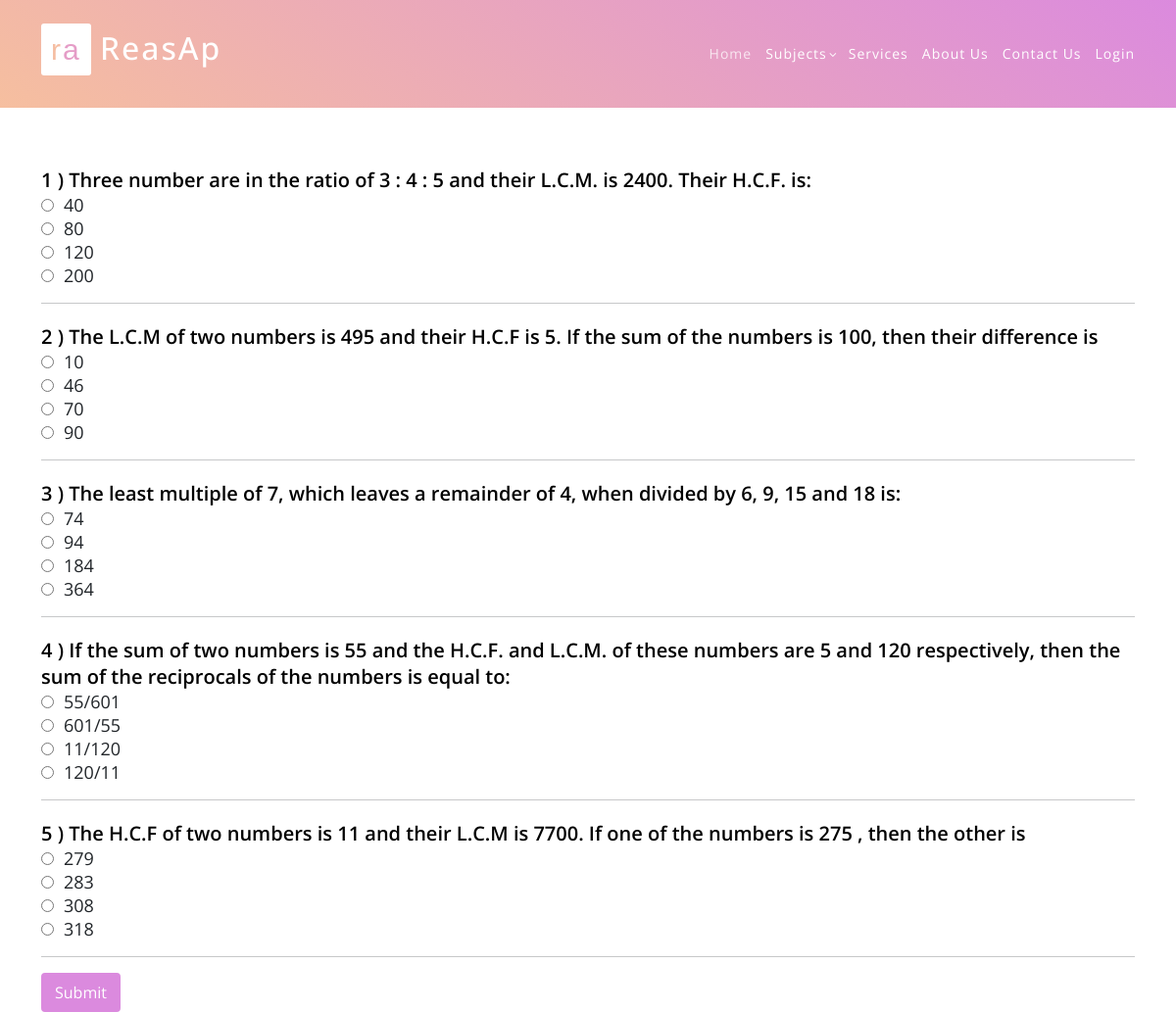
Page /LCM&HCF/ on the committed database.
### aptitude/models.py (models this page shows)
class LCMHCF(models.Model):
    Ques = models.CharField(max_length=500,default="true")
    Op1 = models.CharField(max_length=100,default="true")
    Op2 = models.CharField(max_length=100,default="true")
    Op3 = models.CharField(max_length=100,default="true")
    Op4 = models.CharField(max_length=100,default="true")
    Corans = models.CharField(max_length=100,default="true")

### aptitude/views.py (the view)
# urls.py: path('LCM&HCF/',lchc, name="lchcpage"),
def lchc(request):
    data1 = LCMHCF.objects.all()
    return render(request,"LCM&HCF.html",{"data1":data1})

### aptitude/templates/LCM&HCF.html (shortened to what this page needs)
<html>
<head>
    <link rel="stylesheet" href="https://maxcdn.bootstrapcdn.com/bootstrap/4.5.0/css/bootstrap.min.css">
    {% include "header.html" %}
</head>
<body>
<div class="container">
    <div class='sec'>
        {% for i in  data1 %}
        <table class="ques_text">
            <tr>
                <td class="text">{{i.id}} ) {{i.Ques}} </td>
            </tr>
            <tr>
                <td class="op"><input type = "radio" class="rb" name = {{i.id}} id="Option1" value="{{i.Op31}}">{{i.Op1}}</td>
            </tr>
            <tr>
                <td class="op"><input type = "radio" class="rb" name = {{i.id}} id="Option2" value="{{i.Op32}}">{{i.Op2}}</td>
            </tr>
            <tr>
                <td class="op"><input type = "radio" class="rb" name = {{i.id}} id="Option3" value="{{i.Op33}}">{{i.Op3}}</td>
            </tr>
            <tr>
                <td class="op"><input type = "radio" class="rb" name = {{i.id}} id="Option4" value="{{i.Op34}}">{{i.Op4}}</td>
            </tr>
        </table>
        <hr>
        {% endfor %}
        <input type="submit" class="btn btn-success" value="Submit" id="b1" onclick="getanswers()">
        <br>
    </div>
</div>
</body>
</html>

### static/assets/css/templatemo-eduwell-style.css (style rules this page uses)
html, body, div, span, applet, object, iframe, h1, h2, h3, h4, h5, h6, p, blockquote, div pre, a, abbr, acronym, address, big, cite, code, del, dfn, em, font, img, ins, kbd, q, s, samp, small, strike, strong, sub, sup, tt, var, b, u, i, center, dl, dt, dd, ol, ul, li, figure, header, nav, section, article, aside, footer, figcaption { margin: 0; padding: 0; border: 0; outline: 0; }
* { box-sizing: border-box; }
html, body { font-family: 'Open Sans', sans-serif; font-weight: 400; background-color: #fff; font-size: 16px; -ms-text-size-adjust: 100%; -webkit-font-smoothing: antialiased; -moz-osx-font-smoothing: grayscale; }
html, body { background: #fff; font-family: 'Open Sans', sans-serif; }
body { overflow-x: hidden; }

### static/assets/css/reasoning.css (style rules this page uses)
* { margin:0px; padding:0px; }

### aptitude/templates/LCM&HCF.html (style rules this page uses)
table.ques_text { position: relative; margin-top: 20px; }
.text { color: black!important; font-weight:600; font-size:20px; }
.op { font-size:18px; }
#Option1 { margin-right: 10px; }
#Option2 { margin-right: 10px; }
#Option3 { margin-right: 10px; }
#Option4 { margin-right: 10px; }
.btn-success { color:white; background-color: #db8ade; border-color: #db8ade; }
input#b1 { color: white; background-color: #db8ade; border: 2px solid #db8ade; box-shadow:#db8ade; }
.sec { padding-top: 150px; }

### rows in the picture
LCMHCF: id "1", Ques "Three number are in the ratio of 3 : 4 : 5 and their L.C.M. is 2400. Their H.C.F. is:", Op1 "40", Op2 "80", Op3 "120", Op4 "200"
LCMHCF: id "2", Ques "The L.C.M of two numbers is 495 and their H.C.F is 5. If the sum of the numbers is 100, then their difference is", Op1 "10", Op2 "46", Op3 "70", Op4 "90"
LCMHCF: id "3", Ques "The least multiple of 7, which leaves a remainder of 4, when divided by 6, 9, 15 and 18 is:", Op1 "74", Op2 "94", Op3 "184", Op4 "364"
LCMHCF: id "4", Ques "If the sum of two numbers is 55 and the H.C.F. and L.C.M. of these numbers are 5 and 120 respectively, then the sum of the reciprocals of the numbers is equal to:", Op1 "55/601", Op2 "601/55", Op3 "11/120", Op4 "120/11"
LCMHCF: id "5", Ques "The H.C.F of two numbers is 11 and their L.C.M is 7700. If one of the numbers is 275 , then the other is", Op1 "279", Op2 "283", Op3 "308", Op4 "318"
